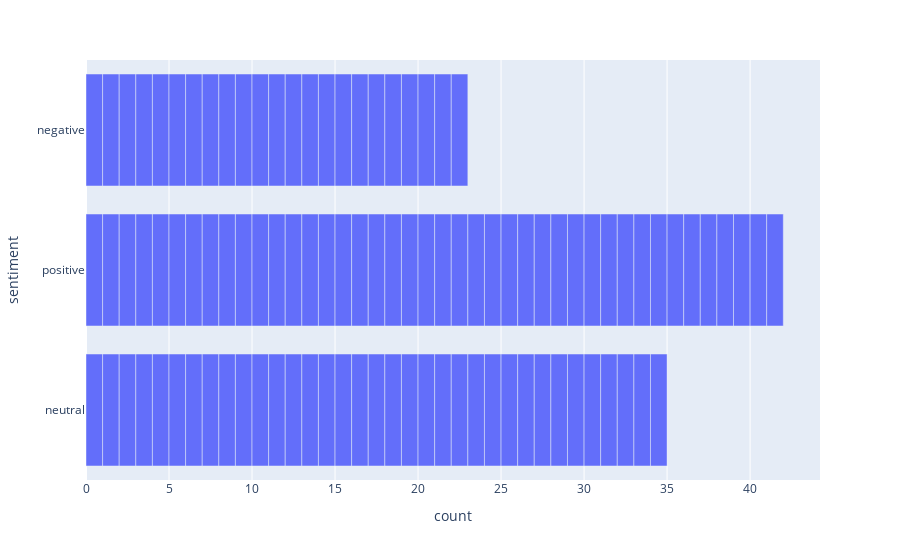

The cell this chart's notebook holds for it:
### Code cell
#Displaying the figure present in report file as Figure 2

fig

### Figure 1 — Plotly figure (JSON) as saved in the notebook; plotly's stock layout.template omitted (floating-point values rounded to 4 significant figures)
{"data": [{"alignmentgroup": "True", "hovertemplate": "count=%{x}<br>sentiment=%{y}<extra></extra>", "legendgroup": "", "marker": {"color": "#636efa", "pattern": {"shape": ""}}, "name": "", "offsetgroup": "", "orientation": "h", "showlegend": false, "textposition": "auto", "type": "bar", "x": [1, 1, 1, 1, 1, 1, 1, 1, 1, 1, 1, 1, 1, 1, 1, 1, 1, 1, 1, 1, 1, 1, 1, 1, 1, 1, 1, 1, 1, 1, 1, 1, 1, 1, 1, 1, 1, 1, 1, 1, 1, 1, 1, 1, 1, 1, 1, 1, 1, 1, 1, 1, 1, 1, 1, 1, 1, 1, 1, 1, 1, 1, 1, 1, 1, 1, 1, 1, 1, 1, 1, 1, 1, 1, 1, 1, 1, 1, 1, 1, 1, 1, 1, 1, 1, 1, 1, 1, 1, 1, 1, 1, 1, 1, 1, 1, 1, 1, 1, 1], "xaxis": "x", "y": ["neutral", "positive", "positive", "neutral", "positive", "neutral", "negative", "positive", "positive", "neutral", "neutral", "positive", "positive", "neutral", "neutral", "negative", "positive", "negative", "positive", "positive", "positive", "negative", "neutral", "positive", "positive", "positive", "neutral", "positive", "negative", "negative", "positive", "positive", "neutral", "neutral", "negative", "positive", "positive", "positive", "neutral", "positive", "neutral", "neutral", "neutral", "positive", "neutral", "neutral", "positive", "neutral", "neutral", "positive", "positive", "positive", "positive", "neutral", "neutral", "positive", "positive", "neutral", "negative", "neutral", "negative", "positive", "neutral", "negative", "positive", "negative", "neutral", "positive", "neutral", "neutral", "positive", "neutral", "neutral", "positive", "positive", "negative", "neutral", "negative", "positive", "neutral", "negative", "negative", "negative", "neutral", "negative", "negative", "positive", "positive", "positive", "negative", "negative", "neutral", "positive", "negative", "positive", "negative", "positive", "negative", "neutral", "neutral"], "yaxis": "y"}], "layout": {"barmode": "relative", "legend": {"tracegroupgap": 0}, "margin": {"t": 60}, "xaxis": {"anchor": "y", "domain": [0, 1], "title": {"text": "count"}}, "yaxis": {"anchor": "x", "domain": [0, 1], "title": {"text": "sentiment"}}}}
